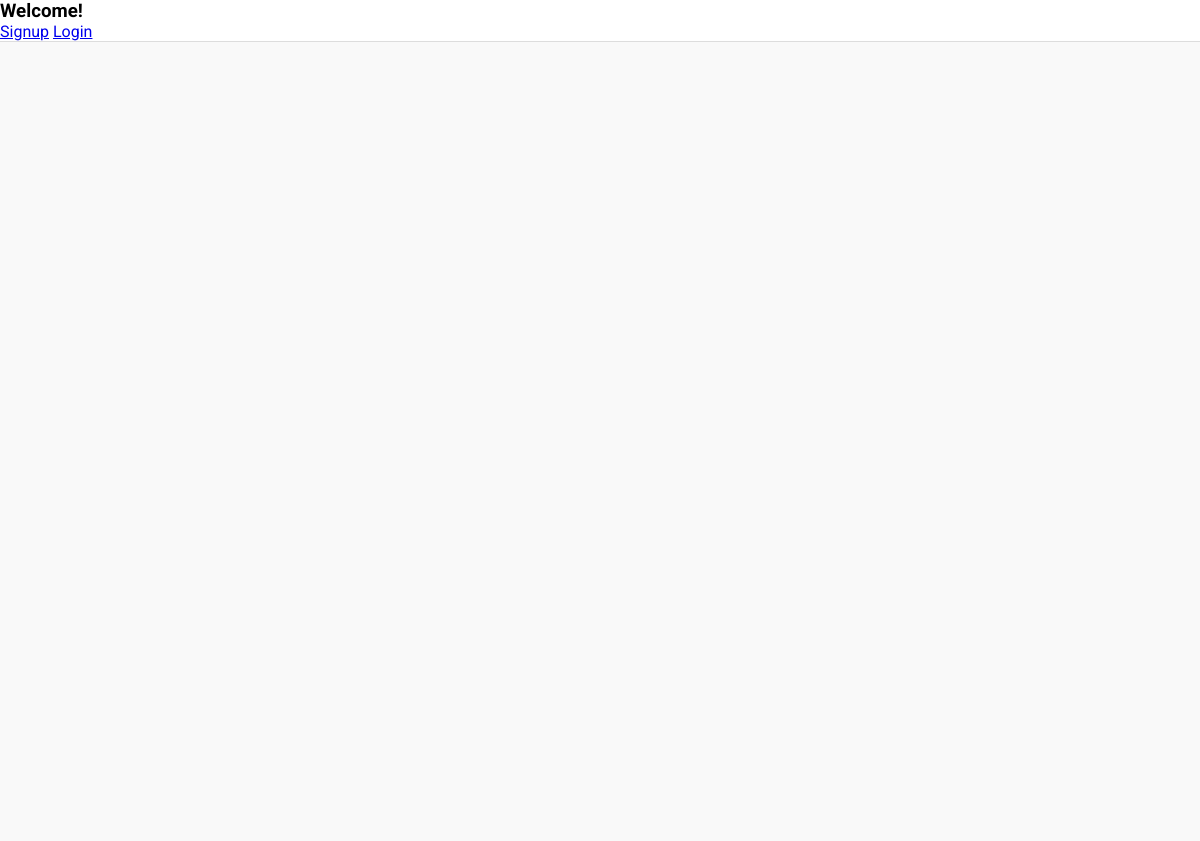
Page /internationalnews/ on the earlier database version.
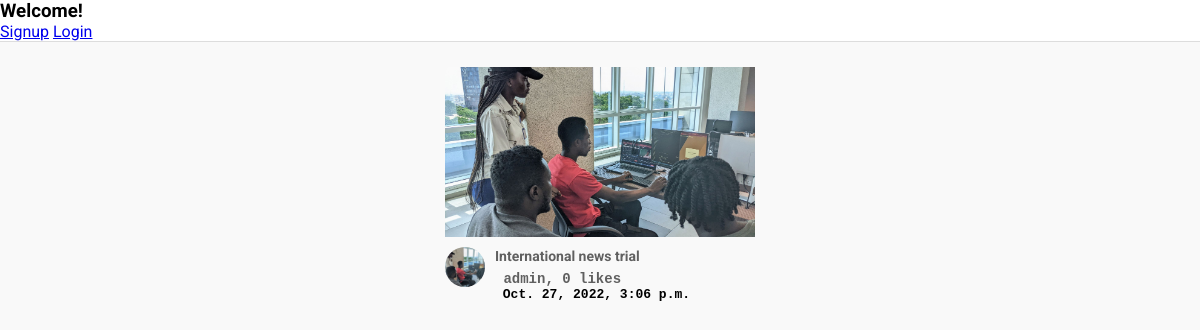
Same page on the later database version.
### post/models.py (models this page shows, shortened)
class InternationalNews(models.Model):
    title = models.CharField(max_length=500, verbose_name="title", blank=True)
    picture = models.ImageField(upload_to=user_directory_path, verbose_name="Picture", null=True)
    caption = models.CharField(max_length=500000, verbose_name="Caption")
    posted = models.DateTimeField(auto_now_add=True)
    tag = models.ManyToManyField(Tag, related_name="internationalNews")
    user = models.ForeignKey(User, on_delete=models.CASCADE)
    likes = models.IntegerField(default=0)

### post/views.py (the view)
# urls.py: path('internationalnews/', views.internationalnews, name="internationalnews"),
def internationalnews(request):
    posts = InternationalNews.objects.all().order_by('-posted')
    context = {
        'post_items' :  posts
    }
    return render(request, "internationalnews.html", context)

### templates/internationalnews.html (shortened to what this page needs)
{% extends 'base.html' %}
{% load static %}
   {% block content %}
      <div class="videos">
        <div class="videos__container">
          {% for post in post_items %}
          <div class="video">
            <div class="video__thumbnail">
              <a href="{% url 'internationalnewsDetail' post.id %}"><img src="{{ post.picture.url }}" alt="" /></a>
            </div>
            <div class="video__details">
              <div class="author">
                <img
                  src="{{ post.picture.url }}"
                  alt=""
                />
              </div>
              <div class="title">
                <h3> <a href="{% url 'internationalnewsDetail' post.id %}"> {{post.title}}</a></h3>
                 <pre><b><a href="{% url 'internationalnewsDetail' post.id %}"> {{post.user.username}}, {{post.likes}} likes </a></b></pre>
                <pre> <b>{{post.posted}}</b></pre>
              </div>
            </div>
          </div>
          {% endfor %}
        </div>
      </div>
   {% endblock content %}

Differences in the rows shown:
added InternationalNews: picture (picture), title "International news trial", user.username "admin", likes "0", posted "Oct. 27, 2022, 3:06 p.m."
